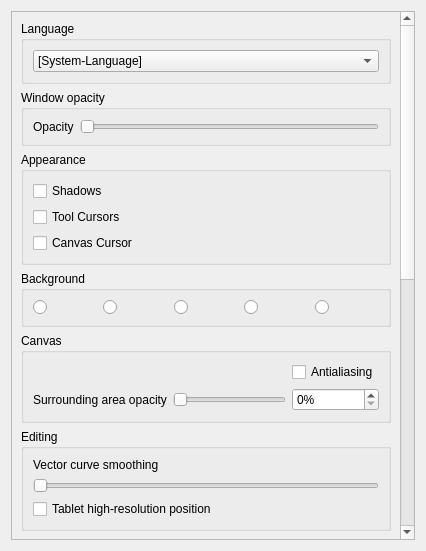
<?xml version="1.0" encoding="UTF-8"?>
<ui version="4.0">
 <class>GeneralPage</class>
 <widget class="QWidget" name="GeneralPage">
  <property name="geometry">
   <rect>
    <x>0</x>
    <y>0</y>
    <width>426</width>
    <height>551</height>
   </rect>
  </property>
  <layout class="QGridLayout" name="gridLayout_2">
   <item row="0" column="0">
    <widget class="QScrollArea" name="scrollArea">
     <property name="verticalScrollBarPolicy">
      <enum>Qt::ScrollBarPolicy::ScrollBarAlwaysOn</enum>
     </property>
     <property name="horizontalScrollBarPolicy">
      <enum>Qt::ScrollBarPolicy::ScrollBarAlwaysOff</enum>
     </property>
     <property name="widgetResizable">
      <bool>true</bool>
     </property>
     <widget class="QWidget" name="contents">
      <property name="geometry">
       <rect>
        <x>0</x>
        <y>0</y>
        <width>385</width>
        <height>1090</height>
       </rect>
      </property>
      <layout class="QVBoxLayout" name="lay">
       <item>
        <widget class="QGroupBox" name="groupBox">
         <property name="title">
          <string comment="GroupBox title in Preference">Language</string>
         </property>
         <layout class="QGridLayout" name="langLayout">
          <item row="0" column="0">
           <widget class="QComboBox" name="languageCombo">
            <property name="currentText">
             <string comment="First item of the language list">[System-Language]</string>
            </property>
            <item>
             <property name="text">
              <string comment="First item of the language list">[System-Language]</string>
             </property>
            </item>
           </widget>
          </item>
         </layout>
        </widget>
       </item>
       <item>
        <widget class="QGroupBox" name="windowOpacityBox">
         <property name="title">
          <string comment="GroupBox title in Preference">Window opacity</string>
         </property>
         <layout class="QGridLayout" name="windowOpacityLayout">
          <item row="0" column="0">
           <widget class="QLabel" name="windowOpacityLabel">
            <property name="text">
             <string>Opacity</string>
            </property>
           </widget>
          </item>
          <item row="0" column="1">
           <widget class="QSlider" name="windowOpacityLevel">
            <property name="minimum">
             <number>30</number>
            </property>
            <property name="maximum">
             <number>100</number>
            </property>
            <property name="orientation">
             <enum>Qt::Orientation::Horizontal</enum>
            </property>
           </widget>
          </item>
         </layout>
        </widget>
       </item>
       <item>
        <widget class="QGroupBox" name="appearanceBox">
         <property name="title">
          <string comment="GroupBox title in Preference">Appearance</string>
         </property>
         <layout class="QVBoxLayout" name="appearanceLayout">
          <item>
           <widget class="QCheckBox" name="shadowsBox">
            <property name="text">
             <string>Shadows</string>
            </property>
           </widget>
          </item>
          <item>
           <widget class="QCheckBox" name="toolCursorsBox">
            <property name="text">
             <string>Tool Cursors</string>
            </property>
           </widget>
          </item>
          <item>
           <widget class="QCheckBox" name="canvasCursorBox">
            <property name="text">
             <string>Canvas Cursor</string>
            </property>
           </widget>
          </item>
         </layout>
        </widget>
       </item>
       <item>
        <widget class="QGroupBox" name="backgroundBox">
         <property name="title">
          <string comment="GroupBox title in Preference">Background</string>
         </property>
         <layout class="QHBoxLayout" name="backgroundLayout">
          <item>
           <widget class="QRadioButton" name="checkerBackgroundButton">
            <attribute name="buttonGroup">
             <string notr="true">backgroundButtons</string>
            </attribute>
           </widget>
          </item>
          <item>
           <widget class="QRadioButton" name="whiteBackgroundButton">
            <attribute name="buttonGroup">
             <string notr="true">backgroundButtons</string>
            </attribute>
           </widget>
          </item>
          <item>
           <widget class="QRadioButton" name="greyBackgroundButton">
            <attribute name="buttonGroup">
             <string notr="true">backgroundButtons</string>
            </attribute>
           </widget>
          </item>
          <item>
           <widget class="QRadioButton" name="dotsBackgroundButton">
            <attribute name="buttonGroup">
             <string notr="true">backgroundButtons</string>
            </attribute>
           </widget>
          </item>
          <item>
           <widget class="QRadioButton" name="weaveBackgroundButton">
            <attribute name="buttonGroup">
             <string notr="true">backgroundButtons</string>
            </attribute>
           </widget>
          </item>
         </layout>
        </widget>
       </item>
       <item>
        <widget class="QGroupBox" name="displayBox">
         <property name="title">
          <string comment="GroupBox title in Preference">Canvas</string>
         </property>
         <layout class="QGridLayout" name="displayLayout">
          <item row="1" column="0">
           <widget class="QLabel" name="canvasPassepartoutLabel">
            <property name="text">
             <string>Surrounding area opacity</string>
            </property>
            <property name="wordWrap">
             <bool>true</bool>
            </property>
           </widget>
          </item>
          <item row="1" column="2">
           <widget class="QSpinBox" name="canvasPassepartoutSpinbox">
            <property name="suffix">
             <string>%</string>
            </property>
            <property name="maximum">
             <number>100</number>
            </property>
           </widget>
          </item>
          <item row="1" column="1">
           <widget class="QSlider" name="canvasPassepartoutSlider">
            <property name="maximum">
             <number>100</number>
            </property>
            <property name="orientation">
             <enum>Qt::Orientation::Horizontal</enum>
            </property>
           </widget>
          </item>
          <item row="0" column="2">
           <widget class="QCheckBox" name="antialiasingBox">
            <property name="text">
             <string>Antialiasing</string>
            </property>
           </widget>
          </item>
         </layout>
        </widget>
       </item>
       <item>
        <spacer name="verticalSpacer">
         <property name="orientation">
          <enum>Qt::Orientation::Vertical</enum>
         </property>
         <property name="sizeHint" stdset="0">
          <size>
           <width>0</width>
           <height>0</height>
          </size>
         </property>
        </spacer>
       </item>
       <item>
        <widget class="QGroupBox" name="editingBox">
         <property name="title">
          <string comment="GroupBox title in Preference">Editing</string>
         </property>
         <layout class="QGridLayout" name="editingLayout">
          <item row="0" column="0">
           <widget class="QLabel" name="curveSmoothingLabel">
            <property name="text">
             <string>Vector curve smoothing</string>
            </property>
           </widget>
          </item>
          <item row="1" column="0">
           <widget class="QSlider" name="curveSmoothingLevel">
            <property name="minimum">
             <number>1</number>
            </property>
            <property name="maximum">
             <number>100</number>
            </property>
            <property name="orientation">
             <enum>Qt::Orientation::Horizontal</enum>
            </property>
           </widget>
          </item>
          <item row="2" column="0">
           <widget class="QCheckBox" name="highResBox">
            <property name="text">
             <string>Tablet high-resolution position</string>
            </property>
           </widget>
          </item>
         </layout>
        </widget>
       </item>
       <item>
        <widget class="QGroupBox" name="gridBox">
         <property name="title">
          <string comment="groupBox title in Preference">Grid</string>
         </property>
         <layout class="QGridLayout" name="gridLayout">
          <item row="2" column="0">
           <widget class="QLabel" name="labGridH">
            <property name="text">
             <string>Grid Height</string>
            </property>
           </widget>
          </item>
          <item row="0" column="0" colspan="2">
           <widget class="QCheckBox" name="gridCheckBox">
            <property name="text">
             <string>Enable Grid</string>
            </property>
           </widget>
          </item>
          <item row="1" column="1">
           <widget class="QSpinBox" name="gridSizeInputW">
            <property name="minimumSize">
             <size>
              <width>80</width>
              <height>0</height>
             </size>
            </property>
            <property name="maximumSize">
             <size>
              <width>80</width>
              <height>16777215</height>
             </size>
            </property>
            <property name="minimum">
             <number>1</number>
            </property>
            <property name="maximum">
             <number>9999</number>
            </property>
            <property name="value">
             <number>100</number>
            </property>
           </widget>
          </item>
          <item row="2" column="1">
           <widget class="QSpinBox" name="gridSizeInputH">
            <property name="minimum">
             <number>1</number>
            </property>
            <property name="maximum">
             <number>9999</number>
            </property>
            <property name="value">
             <number>100</number>
            </property>
           </widget>
          </item>
          <item row="1" column="0">
           <widget class="QLabel" name="labGridW">
            <property name="text">
             <string>Grid Width</string>
            </property>
           </widget>
          </item>
         </layout>
        </widget>
       </item>
       <item>
        <widget class="QGroupBox" name="groupBox_2">
         <property name="title">
          <string>Overlays</string>
         </property>
         <layout class="QGridLayout" name="gridLayout_4">
          <item row="0" column="0">
           <widget class="QCheckBox" name="actionSafeCheckBox">
            <property name="text">
             <string/>
            </property>
            <property name="checked">
             <bool>true</bool>
            </property>
           </widget>
          </item>
          <item row="0" column="1">
           <widget class="QLabel" name="labActionSafe">
            <property name="text">
             <string>Enable Action Safe area (%)</string>
            </property>
           </widget>
          </item>
          <item row="0" column="2">
           <spacer name="horizontalSpacer">
            <property name="orientation">
             <enum>Qt::Orientation::Horizontal</enum>
            </property>
            <property name="sizeHint" stdset="0">
             <size>
              <width>40</width>
              <height>20</height>
             </size>
            </property>
           </spacer>
          </item>
          <item row="0" column="3">
           <widget class="QSpinBox" name="actionSafeInput">
            <property name="minimum">
             <number>1</number>
            </property>
            <property name="maximum">
             <number>25</number>
            </property>
            <property name="value">
             <number>5</number>
            </property>
           </widget>
          </item>
          <item row="1" column="0">
           <widget class="QCheckBox" name="titleSafeCheckBox">
            <property name="text">
             <string/>
            </property>
            <property name="checked">
             <bool>true</bool>
            </property>
           </widget>
          </item>
          <item row="1" column="1">
           <widget class="QLabel" name="labTitleSafe">
            <property name="text">
             <string>Enable Title Safe area (%)</string>
            </property>
           </widget>
          </item>
          <item row="1" column="2">
           <spacer name="horizontalSpacer_2">
            <property name="orientation">
             <enum>Qt::Orientation::Horizontal</enum>
            </property>
            <property name="sizeHint" stdset="0">
             <size>
              <width>40</width>
              <height>20</height>
             </size>
            </property>
           </spacer>
          </item>
          <item row="1" column="3">
           <widget class="QSpinBox" name="titleSafeInput">
            <property name="minimum">
             <number>1</number>
            </property>
            <property name="maximum">
             <number>25</number>
            </property>
            <property name="value">
             <number>10</number>
            </property>
           </widget>
          </item>
          <item row="2" column="0">
           <widget class="QCheckBox" name="safeHelperTextCheckbox">
            <property name="text">
             <string/>
            </property>
           </widget>
          </item>
          <item row="2" column="1">
           <widget class="QLabel" name="labSafeHelperText">
            <property name="text">
             <string>Show Safe area labels</string>
            </property>
           </widget>
          </item>
         </layout>
        </widget>
       </item>
       <item>
        <widget class="QGroupBox" name="scrollWheelZoomBox">
         <property name="title">
          <string>Scroll Wheel Zoom</string>
         </property>
         <layout class="QVBoxLayout" name="verticalLayout">
          <property name="leftMargin">
           <number>11</number>
          </property>
          <property name="topMargin">
           <number>11</number>
          </property>
          <property name="rightMargin">
           <number>11</number>
          </property>
          <property name="bottomMargin">
           <number>11</number>
          </property>
          <item>
           <widget class="QCheckBox" name="invertScrollDirectionBox">
            <property name="text">
             <string>Invert Scroll Direction</string>
            </property>
           </widget>
          </item>
         </layout>
        </widget>
       </item>
       <item>
        <widget class="QGroupBox" name="advancedBox">
         <property name="title">
          <string comment="groupBox title in Preference">Advanced</string>
         </property>
         <property name="alignment">
          <set>Qt::AlignmentFlag::AlignLeading|Qt::AlignmentFlag::AlignLeft|Qt::AlignmentFlag::AlignVCenter</set>
         </property>
         <layout class="QVBoxLayout" name="verticalLayout_4" stretch="0">
          <property name="leftMargin">
           <number>6</number>
          </property>
          <property name="rightMargin">
           <number>6</number>
          </property>
          <item>
           <layout class="QHBoxLayout" name="horizontalLayout">
            <item>
             <widget class="QLabel" name="cacheLabel">
              <property name="text">
               <string>Memory Cache Budget</string>
              </property>
              <property name="alignment">
               <set>Qt::AlignmentFlag::AlignLeading|Qt::AlignmentFlag::AlignLeft|Qt::AlignmentFlag::AlignVCenter</set>
              </property>
              <property name="wordWrap">
               <bool>true</bool>
              </property>
             </widget>
            </item>
            <item>
             <widget class="QSpinBox" name="framePoolSizeSpin">
              <property name="sizePolicy">
               <sizepolicy hsizetype="Preferred" vsizetype="Minimum">
                <horstretch>0</horstretch>
                <verstretch>0</verstretch>
               </sizepolicy>
              </property>
              <property name="minimumSize">
               <size>
                <width>80</width>
                <height>0</height>
               </size>
              </property>
              <property name="maximumSize">
               <size>
                <width>80</width>
                <height>16777215</height>
               </size>
              </property>
              <property name="suffix">
               <string>MB</string>
              </property>
              <property name="minimum">
               <number>100</number>
              </property>
              <property name="maximum">
               <number>16000</number>
              </property>
              <property name="value">
               <number>1024</number>
              </property>
             </widget>
            </item>
           </layout>
          </item>
         </layout>
        </widget>
       </item>
       <item>
        <widget class="QGroupBox" name="groupBox_3">
         <property name="title">
          <string>Undo/Redo</string>
         </property>
         <layout class="QVBoxLayout" name="verticalLayout_2">
          <item>
           <widget class="QCheckBox" name="newUndoRedoCheckBox">
            <property name="text">
             <string>Enable New System (Experimental)</string>
            </property>
           </widget>
          </item>
          <item>
           <layout class="QHBoxLayout" name="horizontalLayout_2">
            <property name="topMargin">
             <number>0</number>
            </property>
            <item>
             <widget class="QLabel" name="undoStepsLabel">
              <property name="toolTip">
               <string>How many steps you're allowed to undo/redo</string>
              </property>
              <property name="text">
               <string>Maximum Number of Undo/Redo Steps</string>
              </property>
             </widget>
            </item>
            <item>
             <widget class="QSpinBox" name="undoStepsBox">
              <property name="maximumSize">
               <size>
                <width>80</width>
                <height>16777215</height>
               </size>
              </property>
              <property name="minimum">
               <number>20</number>
              </property>
              <property name="maximum">
               <number>250</number>
              </property>
              <property name="value">
               <number>100</number>
              </property>
             </widget>
            </item>
           </layout>
          </item>
          <item>
           <layout class="QHBoxLayout" name="horizontalLayout_3">
            <property name="topMargin">
             <number>0</number>
            </property>
            <item>
             <widget class="QPushButton" name="undoRedoGroupApplyButton">
              <property name="text">
               <string>Apply</string>
              </property>
             </widget>
            </item>
            <item>
             <widget class="QPushButton" name="undoRedoGroupCancelButton">
              <property name="text">
               <string>Cancel</string>
              </property>
             </widget>
            </item>
           </layout>
          </item>
         </layout>
        </widget>
       </item>
      </layout>
     </widget>
    </widget>
   </item>
  </layout>
 </widget>
 <tabstops>
  <tabstop>scrollArea</tabstop>
  <tabstop>languageCombo</tabstop>
  <tabstop>windowOpacityLevel</tabstop>
  <tabstop>shadowsBox</tabstop>
  <tabstop>toolCursorsBox</tabstop>
  <tabstop>canvasCursorBox</tabstop>
  <tabstop>checkerBackgroundButton</tabstop>
  <tabstop>whiteBackgroundButton</tabstop>
  <tabstop>greyBackgroundButton</tabstop>
  <tabstop>dotsBackgroundButton</tabstop>
  <tabstop>weaveBackgroundButton</tabstop>
  <tabstop>antialiasingBox</tabstop>
  <tabstop>curveSmoothingLevel</tabstop>
  <tabstop>highResBox</tabstop>
  <tabstop>gridCheckBox</tabstop>
  <tabstop>gridSizeInputW</tabstop>
  <tabstop>gridSizeInputH</tabstop>
 </tabstops>
 <resources/>
 <connections/>
 <buttongroups>
  <buttongroup name="backgroundButtons"/>
 </buttongroups>
</ui>
